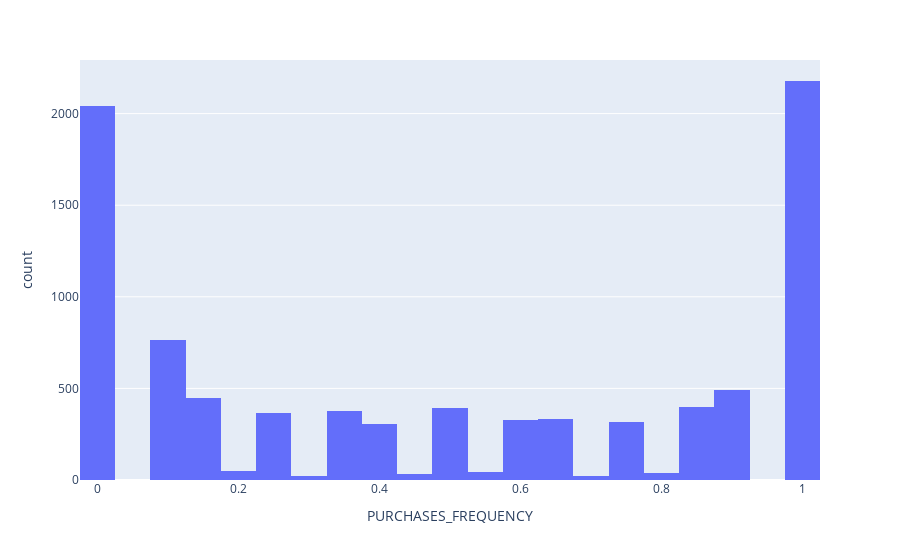
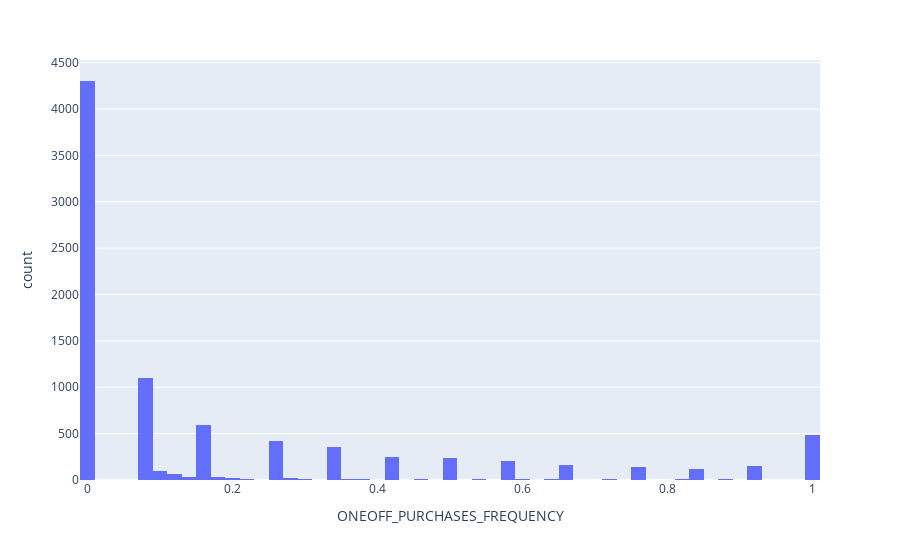
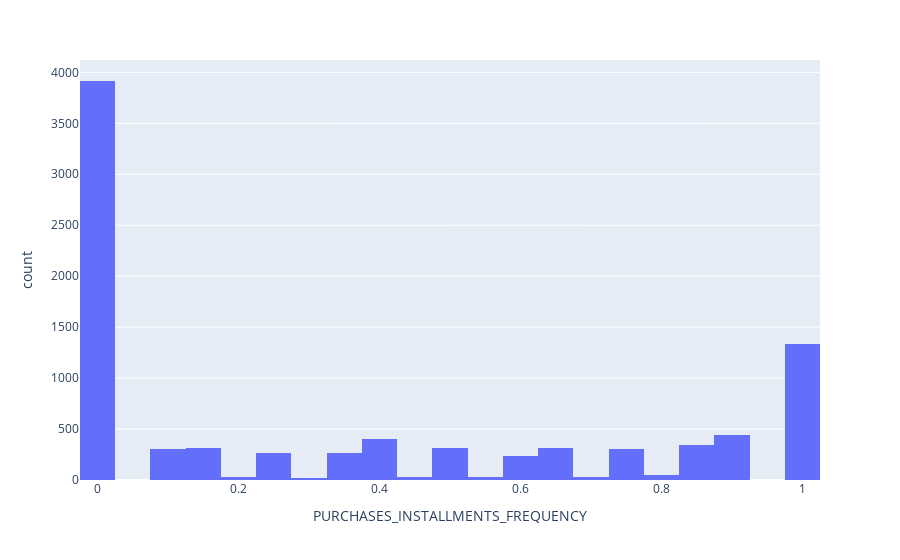

Notebook source saved alongside these figures, in order:
### Markdown cell above
**Observações:**

- 2778 compras de até 100 dólares foram realizadas.
- 4553 compras à vista de até 50 dólares foram realizadas.
- 3994 compras parceladas de até 25 dólares foram realizadas.

### Code cell
g = px.histogram(df['PURCHASES_FREQUENCY'], x='PURCHASES_FREQUENCY')
h = px.histogram(df['ONEOFF_PURCHASES_FREQUENCY'], x = 'ONEOFF_PURCHASES_FREQUENCY')
i = px.histogram(df['PURCHASES_INSTALLMENTS_FREQUENCY'], x='PURCHASES_INSTALLMENTS_FREQUENCY')
g.show(),h.show(),i.show();

### Figure 1 — Plotly figure (JSON) as saved in the notebook; plotly's stock layout.template omitted (floating-point values rounded to 4 significant figures; data arrays with more than 128 entries replaced by an {"elided": "..."} marker saying what was removed)
{"data": [{"alignmentgroup": "True", "bingroup": "x", "hovertemplate": "PURCHASES_FREQUENCY=%{x}<br>count=%{y}<extra></extra>", "legendgroup": "", "marker": {"color": "#636efa", "pattern": {"shape": ""}}, "name": "", "offsetgroup": "", "orientation": "v", "showlegend": false, "type": "histogram", "x": {"elided": "8950 float values"}, "xaxis": "x", "yaxis": "y"}], "layout": {"barmode": "relative", "legend": {"tracegroupgap": 0}, "margin": {"t": 60}, "xaxis": {"anchor": "y", "domain": [0, 1], "title": {"text": "PURCHASES_FREQUENCY"}}, "yaxis": {"anchor": "x", "domain": [0, 1], "title": {"text": "count"}}}}

### Figure 2 — Plotly figure (JSON) as saved in the notebook; plotly's stock layout.template omitted (floating-point values rounded to 4 significant figures; data arrays with more than 128 entries replaced by an {"elided": "..."} marker saying what was removed)
{"data": [{"alignmentgroup": "True", "bingroup": "x", "hovertemplate": "ONEOFF_PURCHASES_FREQUENCY=%{x}<br>count=%{y}<extra></extra>", "legendgroup": "", "marker": {"color": "#636efa", "pattern": {"shape": ""}}, "name": "", "offsetgroup": "", "orientation": "v", "showlegend": false, "type": "histogram", "x": {"elided": "8950 float values"}, "xaxis": "x", "yaxis": "y"}], "layout": {"barmode": "relative", "legend": {"tracegroupgap": 0}, "margin": {"t": 60}, "xaxis": {"anchor": "y", "domain": [0, 1], "title": {"text": "ONEOFF_PURCHASES_FREQUENCY"}}, "yaxis": {"anchor": "x", "domain": [0, 1], "title": {"text": "count"}}}}

### Figure 3 — Plotly figure (JSON) as saved in the notebook; plotly's stock layout.template omitted (floating-point values rounded to 4 significant figures; data arrays with more than 128 entries replaced by an {"elided": "..."} marker saying what was removed)
{"data": [{"alignmentgroup": "True", "bingroup": "x", "hovertemplate": "PURCHASES_INSTALLMENTS_FREQUENCY=%{x}<br>count=%{y}<extra></extra>", "legendgroup": "", "marker": {"color": "#636efa", "pattern": {"shape": ""}}, "name": "", "offsetgroup": "", "orientation": "v", "showlegend": false, "type": "histogram", "x": {"elided": "8950 float values"}, "xaxis": "x", "yaxis": "y"}], "layout": {"barmode": "relative", "legend": {"tracegroupgap": 0}, "margin": {"t": 60}, "xaxis": {"anchor": "y", "domain": [0, 1], "title": {"text": "PURCHASES_INSTALLMENTS_FREQUENCY"}}, "yaxis": {"anchor": "x", "domain": [0, 1], "title": {"text": "count"}}}}
